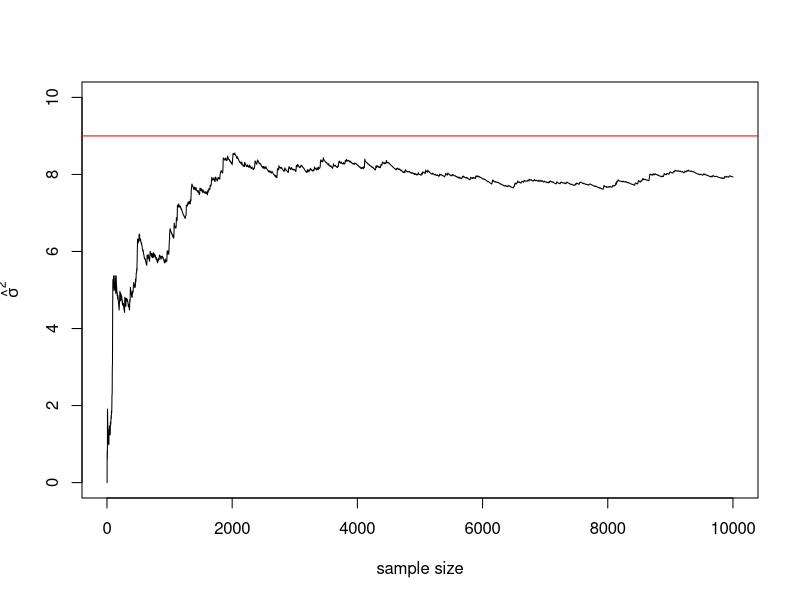

This figure's R source:
## ---- chunk 1
knitr::opts_chunk$set(echo = TRUE, fig.width = 10, out.width = "100%")
## ---- chunk 2
queue_init = function() {
  queue = new.env()
  queue
}

queue_push = function(queue, value) {
  E = new.env()
  E$value = value
  E$nextE = NULL
  # If there is no elements in queue, insert E as both head and tail
  if (is.null(queue$head)) {
    E$prevE = NULL
    queue$tail = queue$head = E
  } else {
    E$prevE = queue$tail
    queue$tail$nextE = E
    queue$tail = E
  }
}

queue_pop = function(queue) {
  if (is.null(queue$head)) {
    NULL
  } else {
    value = queue$head$value
    queue$head = queue$head$nextE
    queue$head$prevE = NULL
  }
}
## ---- chunk 3
#' Initialize a recursive LRV estimator
#'
#' Initialize the components for recursive estimation of long-run variance
#' with LAS and store them in an environment variable.
#'
#' @param X1 the first observation \eqn{X_1} from a univariate time series.
#' @param s_coef the coefficient of the subsampling parameter \eqn{\Psi}.
#' @param t_coef the coefficient of the tapering parameter \eqn{\Theta}.
#' 
#' @return an environment variable storing the components for recursive
#' estimation.
#'
#' @references Leung, M. F. & Chan, K. W. (2021+), 'General and Super-optimal
#' Recursive Estimators of Long-Run Variance'.
lrv_init = function(X1, s_coef=1, t_coef=1) {
  E = new.env()
  E$Xn = X1
  E$s_coef = s_coef
  E$t_coef = t_coef
  with(E, {
    n = s = t = 1
    K = R = k = r = U = V = rep(0, 2)
    out = Q = Xn^2
    barX = Xn
    queue = queue_init()
    queue_push(queue, Xn)
  })
  E
}

#' Update a recursive LRV estimator
#'
#' Update the components for recursive estimation of long-run variance
#' with LAS and output the latest estimate.
#'
#' @param components the environment storing the components for recursive
#' estimation with LAS, which should be initialized with
#' \code{\link{lrv_init}} in the beginning.
#' @param Xn the latest observation \eqn{X_n} from the time series.
#' 
#' @return the latest LRV estimate.
#'
#' @references Leung, M. F. & Chan, K. W. (2021+), 'General and Super-optimal
#' Recursive Estimators of Long-Run Variance'.
lrv = function(components, Xn) {
  components$Xn = Xn
  with(components, {
    n = n +1
    sn = min(max(floor(s_coef*n^(1/3)), 1), n)
    tn = min(max(floor(t_coef*n^(1/3)), 1), n)
    Xnm1 = queue$tail$value
    Xnms = queue$head$value
    if (sn == s) {
      K[1] = K[1] +Xnm1 -Xnms
      K[2] = K[2] +K[1] -(s-1)*Xnms
      queue_pop(queue)
    } else {
      K[1] = K[1] +Xnm1
      K[2] = K[2] +K[1]
      k[1] = k[1] +1
      k[2] = k[2] +s
    }
    queue_push(queue, Xn)
    R = R +Xn*K
    Q = Q +Xn^2
    r = r +k
    U = U +k*Xn
    V = V +K
    barX = ((n-1)*barX +Xn)/n
    s = sn
    t = tn
    t_inv = 1/tn
    out = (Q +2*(R[1]-R[2]*t_inv) +(2*(r[1]-r[2]*t_inv) -n)*barX^2
           -2*barX*(U[1]-U[2]*t_inv +V[1]-V[2]*t_inv))/n
    out
  })
}
## ---- chunk 4
# Generate some observations from ARMA(1,1) for illustration
set.seed(4010)
n = 10000
X = arima.sim(n=n, list(ar=0.5, ma=0.5), sd=1)
truth = (1+0.5)^2/(1-0.5)^2 #true value is 9

# Recursively estimating the long-run variance
estimate = rep(0, n)
comp = lrv_init(X[1])
for (i in 2:n) estimate[i] = lrv(comp, X[i])
plot(1:n, estimate, type="l", ylim=c(0,truth+1),
     ylab=bquote(hat(sigma)^2), xlab=bquote("sample size"))
abline(h=truth, col="red")
